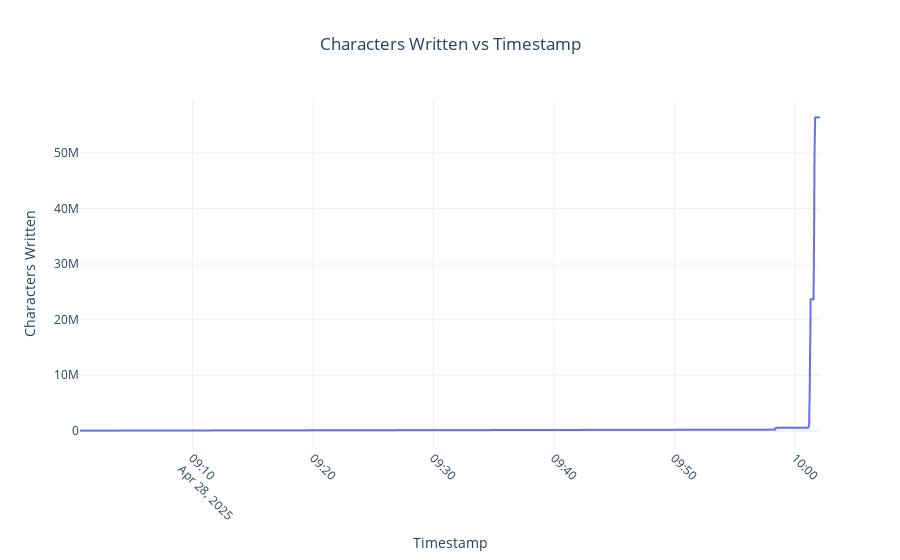

Source (notebook cell):
### Markdown cell above
#### As time

### Code cell
visualize_io_data(io_df, ycolumn='wchar', yaxis_title='Characters Written', title='Characters Written vs Timestamp').show()

### Figure 1 — Plotly figure (JSON) as saved in the notebook; plotly's stock layout.template omitted (floating-point values rounded to 4 significant figures; data arrays with more than 128 entries replaced by an {"elided": "..."} marker saying what was removed)
{"data": [{"hovertemplate": "Timestamp=%{x}<br>wchar=%{y}<extra></extra>", "legendgroup": "", "line": {"color": "#636efa", "dash": "solid"}, "marker": {"symbol": "circle"}, "mode": "lines", "name": "", "showlegend": false, "type": "scattergl", "x": {"elided": "3639 str values"}, "xaxis": "x", "y": {"elided": "3639 int values"}, "yaxis": "y"}], "layout": {"legend": {"tracegroupgap": 0}, "title": {"text": "Characters Written vs Timestamp", "x": 0.5}, "xaxis": {"anchor": "y", "domain": [0, 1], "tickangle": 45, "title": {"text": "Timestamp"}}, "yaxis": {"anchor": "x", "domain": [0, 1], "title": {"text": "Characters Written"}}}}
